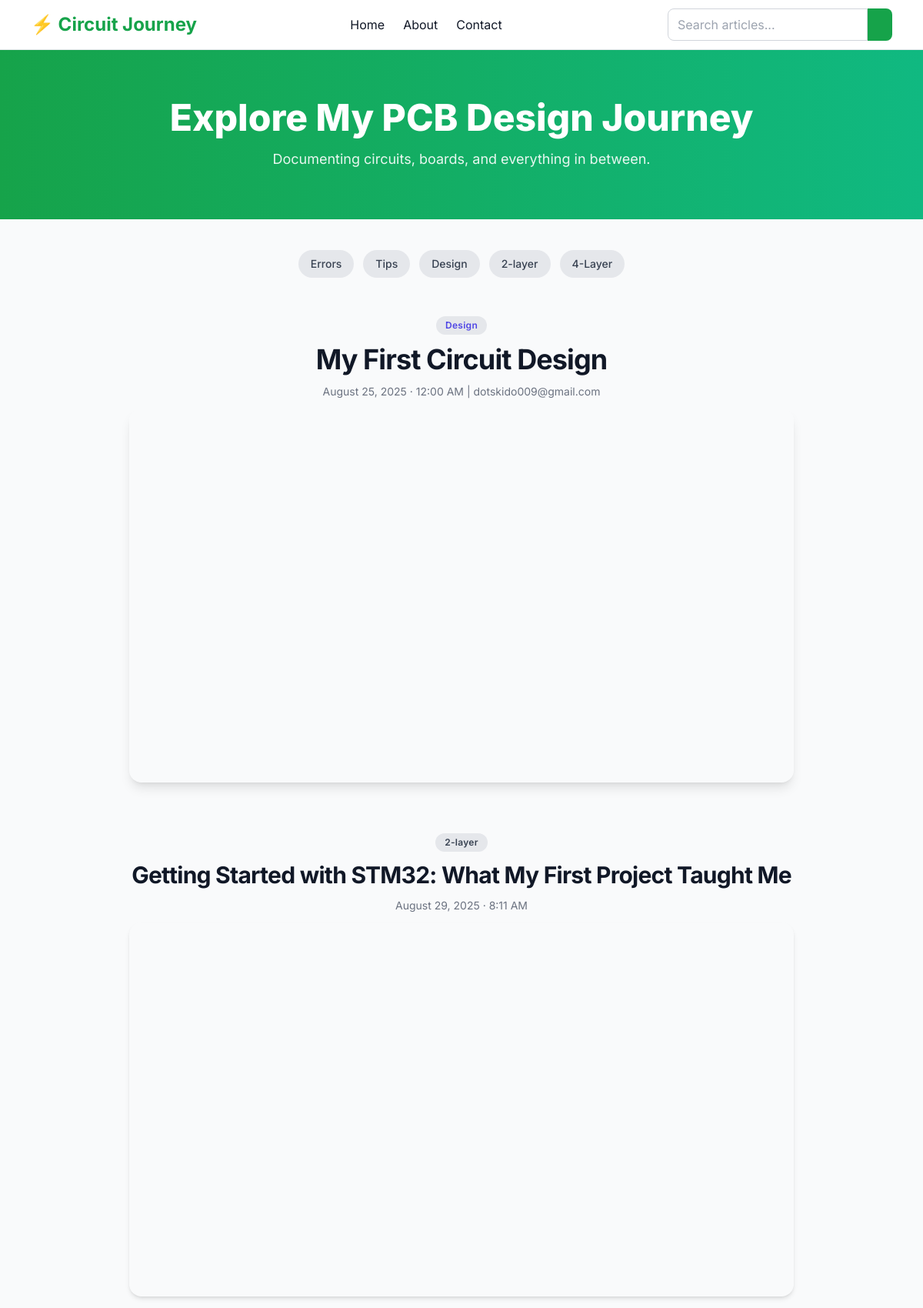
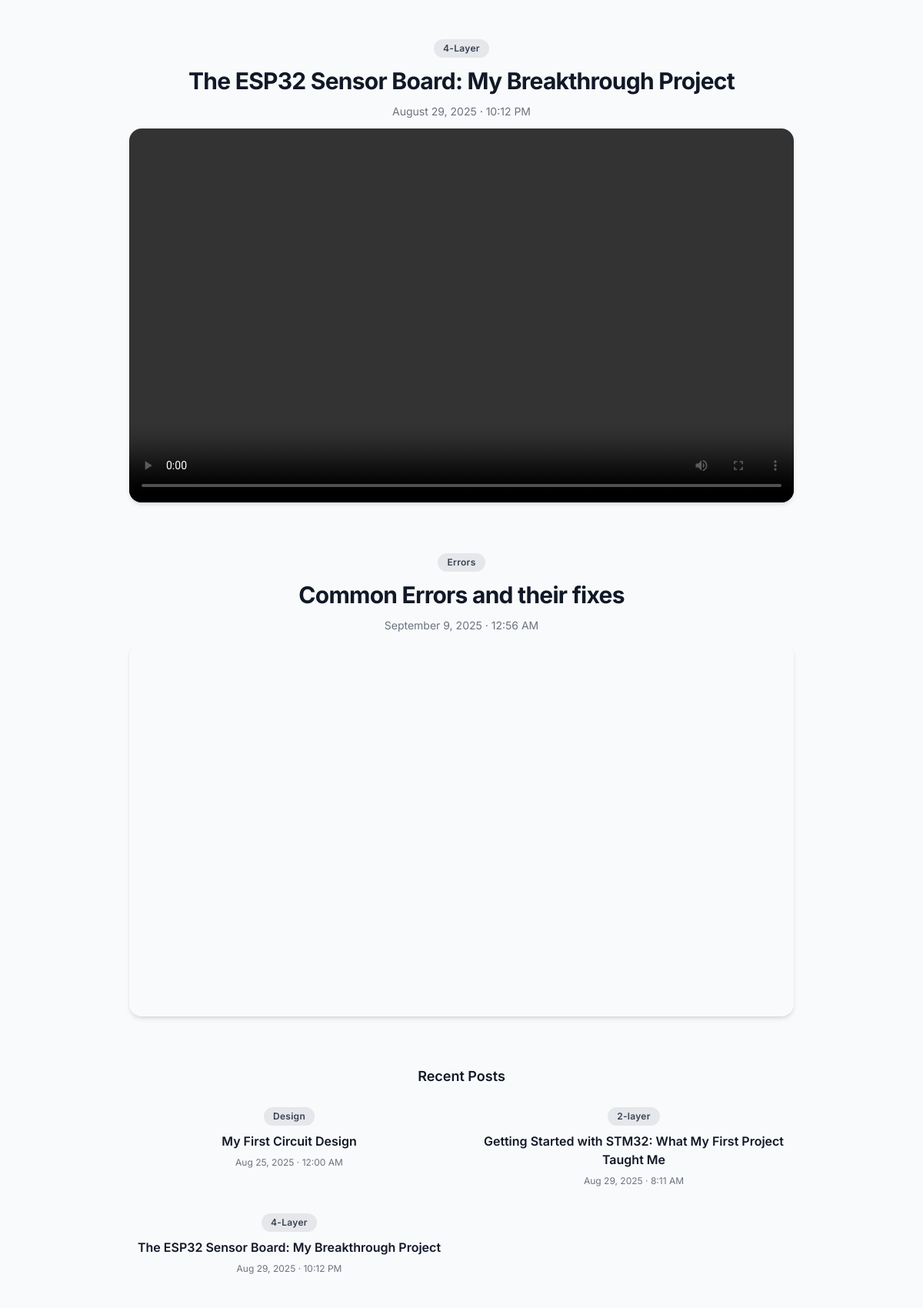
The page / (upper part) on the database its author committed (2 pictures, top to bottom).
### Circuit_Journey/models.py (models this page shows, shortened)
class Categories(models.Model):
    title = models.CharField(max_length = 150)
    slug = models.SlugField(unique= True, blank=True)
    def __str__(self):
        return self.title

class Blog(models.Model):
    user = models.ForeignKey(settings.AUTH_USER_MODEL, on_delete= models.CASCADE)
    title =models.CharField(max_length=100, unique=True, blank = True, null = False)
    slug = models.SlugField(unique=True, blank=True)
    thumbnail = models.ImageField(upload_to='thumbnails/', blank=True, null=True)  # local or S3
    video= models.FileField(upload_to= 'videos/', blank=True, null=True)
    body = CKEditor5Field('Text', config_name='extends')
    featured = models.BooleanField(default=False)
    created_at = models.DateTimeField(auto_now_add=True)
    updated_at = models.DateTimeField(auto_now=True)
    category = models.ForeignKey('Categories', on_delete=models.SET_NULL, null=True, blank=True, related_name="blogs")

### core/models.py (models this page shows, shortened)
class CustomUser(AbstractUser):
    email =models.EmailField(unique=True)
    profile_pic = models.ImageField(upload_to="p_img", blank=True, null=True)
    address= models.CharField(max_length=50, blank=True, null=True)
    phone = models.CharField(max_length=11, blank=True, null=True)
    role = models.CharField(max_length=50,blank=True, null=True)
    bio =models.TextField(blank=True, null=True)
    USERNAME_FIELD = 'email'
    REQUIRED_FIELDS = ('username',)

### Circuit_Journey/views.py (the view)
# urls.py: path('', views.index, name='index'),
def  index(request):
    blogs = Blog.objects.all()
    featured_blog = Blog.objects.filter(featured = True).first()
    categories = Categories.objects.all()
    recent_posts= Blog.objects.order_by('created_at')[:3]
    context = {
        "blogs": blogs,
        "f_blog": featured_blog,
        "categories": categories,
        "recent_posts": recent_posts,
    }
    return render(request, "Circuit_Journey/index.html", context)

### templates/Circuit_Journey/index.html (shortened to what this page needs)
{% extends "Circuit_Journey/base.html" %}
{% block content %}
<div class="max-w-4xl mx-auto px-4 py-10">
{% if categories %}
<section class="mb-12 text-center">
  <div class="flex flex-wrap justify-center gap-3">
    {% for category in categories %}
      <a href="{% url 'categories' category.slug %}"
         class="px-4 py-2 rounded-full text-sm font-medium transition
                {% if selected_category and selected_category.slug == category.slug %}
                  bg-green-600 text-white
                {% else %}
                  bg-gray-200 text-gray-700 hover:bg-gray-300
                {% endif %}">
        {{ category.title }}
      </a>
    {% endfor %}
  </div>
</section>
{% endif %}
  {% if f_blog %}
  <section class="mb-16">
    <div class="text-center space-y-3">
      {% if f_blog.category %}
        <a href="{% url 'categories' f_blog.category.slug %}"
           class="inline-block px-3 py-1 rounded-full text-xs font-semibold tracking-wide bg-gray-200 text-indigo-600">
          {{ f_blog.category }}
        </a>
      {% endif %}
      <h1 class="text-3xl md:text-4xl font-bold tracking-tight">
        <a href="{% url 'details' f_blog.slug %}" class="hover:text-indigo-600 transition">
          {{ f_blog.title }}
        </a>
      </h1>
      <p class="text-sm text-gray-500">
        {{ f_blog.created_at|date:"F j, Y · g:i A" }} | {{ f_blog.user }}
      </p>
        <div class="aspect-[16/9] overflow-hidden rounded-2xl shadow-lg">
      </div>
    </div>
  </section>
  {% endif %}
  <section class="grid gap-16">
    {% for blog in blogs %}
      {% if f_blog and blog.pk == f_blog.pk %}
      {% else %}
      <article class="text-center space-y-3">
        {% if blog.category %}
          <a href="{% url 'categories' blog.category.slug %}"
             class="inline-block px-3 py-1 rounded-full text-xs font-semibold tracking-wide bg-gray-200 text-gray-700 hover:bg-gray-300 transition">
            {{ blog.category }}
          </a>
        {% endif %}
        <h2 class="text-2xl md:text-3xl font-bold tracking-tight">
          <a href="{% url 'details' blog.slug %}" class="hover:text-indigo-600 transition">
            {{ blog.title }}
          </a>
        </h2>
        <p class="text-sm text-gray-500">
          {{ blog.created_at|date:"F j, Y · g:i A" }}
        </p>
        <div class="aspect-[16/9] overflow-hidden rounded-2xl shadow-md">
        {% if blog.video %}
          <video class="w-full aspect-[16/9] object-cover rounded-lg shadow-md" controls>
            <source src="{{ blog.video.url }}" type="video/mp4">
          </video>
        {% elif blog.thumbnail %}
          <img src="{{ blog.thumbnail.url }}" alt="{{ blog.title }}"  class="w-full h-full object-cover transition-transform duration-500 hover:scale-105">
        {% endif %}
      </article>
      {% endif %}
    {% empty %}
      <p class="text-center text-gray-500">No posts available yet.</p>
    {% endfor %}
  </section>
  {% if recent_posts %}
  <section class="mt-16">
    <h3 class="text-center text-lg font-semibold mb-6">Recent Posts</h3>
    <div class="grid sm:grid-cols-2 gap-8">
      {% for r in recent_posts %}
      <a href="{% url 'details' r.slug %}" class="block">
        <div class="text-center space-y-2">
          {% if r.category %}
            <span class="inline-block px-3 py-1 rounded-full text-xs font-semibold tracking-wide bg-gray-200 text-gray-700">
              {{ r.category }}
            </span>
          {% endif %}
          <h4 class="font-semibold hover:text-indigo-600 transition">{{ r.title }}</h4>
          <p class="text-xs text-gray-500">{{ r.created_at|date:"M d, Y · g:i A" }}</p>
        </div>
      </a>
      {% endfor %}
    </div>
  </section>
  {% endif %}
</div>
{% endblock %}

### templates/Circuit_Journey/base.html (style rules this page uses)
body { font-family: 'Inter', sans-serif; }

### rows shown on the page
Categories: title "Errors"
Categories: title "Tips"
Categories: title "Design"
Categories: title "2-layer"
Categories: title "4-Layer"
Blog: category "Design", title "My First Circuit Design", created_at "August 25, 2025 · 12:00 AM", user "dotskido009@gmail.com", created_at "Aug 25, 2025 · 12:00 AM"
Blog: category "2-layer", title "Getting Started with STM32: What My First Project Taught Me", created_at "August 29, 2025 · 8:11 AM", created_at "Aug 29, 2025 · 8:11 AM"
Blog: category "4-Layer", title "The ESP32 Sensor Board: My Breakthrough Project", created_at "August 29, 2025 · 10:12 PM", created_at "Aug 29, 2025 · 10:12 PM"
Blog: category "Errors", title "Common Errors and their fixes", created_at "September 9, 2025 · 12:56 AM"
